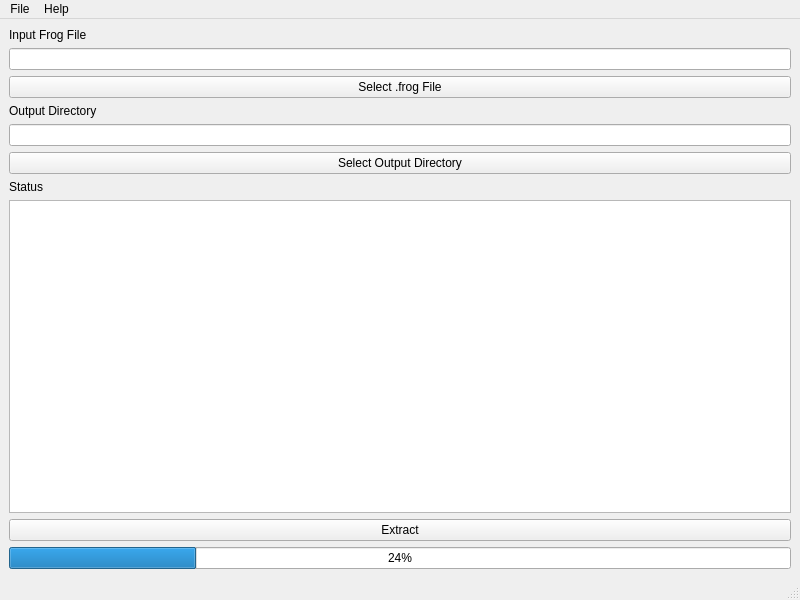
<?xml version="1.0" encoding="UTF-8"?>
<ui version="4.0">
 <class>ExtractWindow</class>
 <widget class="QMainWindow" name="ExtractWindow">
  <property name="geometry">
   <rect>
    <x>0</x>
    <y>0</y>
    <width>800</width>
    <height>600</height>
   </rect>
  </property>
  <property name="windowTitle">
   <string>Extract</string>
  </property>
  <property name="windowIcon">
   <iconset resource="FrogArchiver.qrc">
    <normaloff>:/assets/frog_mac_archigraphs.png</normaloff>:/assets/frog_mac_archigraphs.png</iconset>
  </property>
  <widget class="QWidget" name="centralwidget">
   <layout class="QVBoxLayout" name="verticalLayout">
    <item>
     <widget class="QLabel" name="label_2">
      <property name="text">
       <string>Input Frog File</string>
      </property>
     </widget>
    </item>
    <item>
     <widget class="QLineEdit" name="inputFile">
      <property name="readOnly">
       <bool>true</bool>
      </property>
     </widget>
    </item>
    <item>
     <widget class="QPushButton" name="inputButton">
      <property name="text">
       <string>Select .frog File</string>
      </property>
     </widget>
    </item>
    <item>
     <widget class="QLabel" name="label">
      <property name="text">
       <string>Output Directory</string>
      </property>
     </widget>
    </item>
    <item>
     <widget class="QLineEdit" name="extractPosition">
      <property name="readOnly">
       <bool>true</bool>
      </property>
     </widget>
    </item>
    <item>
     <widget class="QPushButton" name="outputDirButton">
      <property name="text">
       <string>Select Output Directory</string>
      </property>
     </widget>
    </item>
    <item>
     <widget class="QLabel" name="label_3">
      <property name="text">
       <string>Status</string>
      </property>
     </widget>
    </item>
    <item>
     <widget class="QTextEdit" name="textEdit"/>
    </item>
    <item>
     <widget class="QPushButton" name="extractButton">
      <property name="text">
       <string>Extract</string>
      </property>
     </widget>
    </item>
    <item>
     <widget class="QProgressBar" name="progressBar">
      <property name="value">
       <number>24</number>
      </property>
     </widget>
    </item>
   </layout>
  </widget>
  <widget class="QMenuBar" name="menubar">
   <property name="geometry">
    <rect>
     <x>0</x>
     <y>0</y>
     <width>800</width>
     <height>21</height>
    </rect>
   </property>
   <widget class="QMenu" name="menuFile">
    <property name="title">
     <string>File</string>
    </property>
    <addaction name="actionExtract"/>
    <addaction name="actionExit"/>
   </widget>
   <widget class="QMenu" name="menuAbout">
    <property name="title">
     <string>Help</string>
    </property>
    <addaction name="actionabout"/>
   </widget>
   <addaction name="menuFile"/>
   <addaction name="menuAbout"/>
  </widget>
  <widget class="QStatusBar" name="statusbar"/>
  <action name="actionExit">
   <property name="text">
    <string>Exit</string>
   </property>
  </action>
  <action name="actionExtract">
   <property name="text">
    <string>Extract</string>
   </property>
  </action>
  <action name="actionabout">
   <property name="text">
    <string>About</string>
   </property>
  </action>
 </widget>
 <resources>
  <include location="FrogArchiver.qrc"/>
 </resources>
 <connections/>
</ui>
